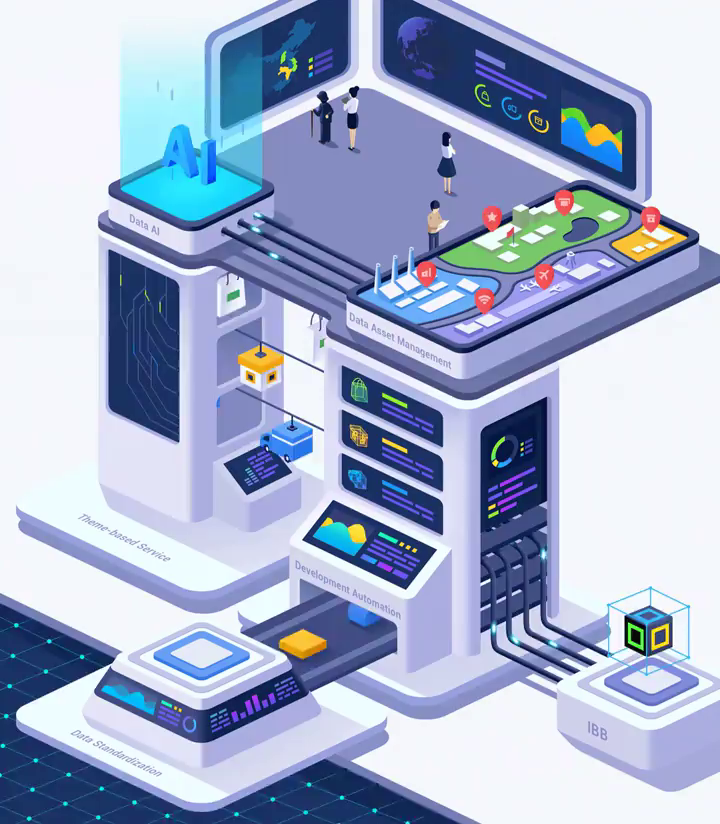
#> input picture frame 0 of frontend/public/hero-loop.mp4, 720 x 824 px
$ python extract_frames.py
#> lines starting #> are read from the running program, lines starting #| are printed output that depends on the picture
"""从 hero-loop.mp4 按时间百分比抽帧，用于确认标签位置与是否随动画移动。"""
import sys

sys.path.append(r"c:\users\administrator\appdata\roaming\python\python312\site-packages")

import cv2  # noqa: E402

VIDEO = r"C:\Users\Administrator\Desktop\selfProject\Super Agent\frontend\public\hero-loop.mp4"
OUT_DIR = r"C:\Users\Administrator\Desktop\selfProject\Super Agent\.scratch\hero-video\frames"

import os  # noqa: E402

os.makedirs(OUT_DIR, exist_ok=True)

cap = cv2.VideoCapture(VIDEO)
fps = cap.get(cv2.CAP_PROP_FPS)
frames = int(cap.get(cv2.CAP_PROP_FRAME_COUNT))
w = int(cap.get(cv2.CAP_PROP_FRAME_WIDTH))
h = int(cap.get(cv2.CAP_PROP_FRAME_HEIGHT))
print(f"fps={fps:.2f} frames={frames} duration={frames / fps:.2f}s size={w}x{h}")

for pct in (0, 25, 50, 75, 99):
    idx = min(int(frames * pct / 100), frames - 1)
    cap.set(cv2.CAP_PROP_POS_FRAMES, idx)
    ok, img = cap.read()
    if ok:
        path = os.path.join(OUT_DIR, f"frame_{pct:02d}.png")
        cv2.imwrite(path, img)
        print("saved", path)
#> this loop made 5 passes
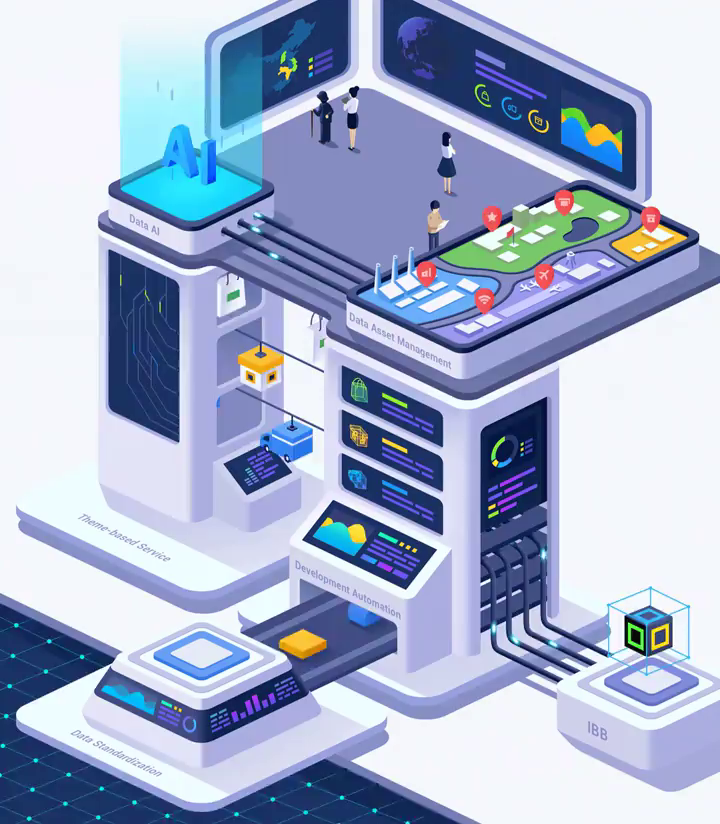
#> input picture frame 0 of frontend/public/hero-loop.mp4, 720 x 824 px
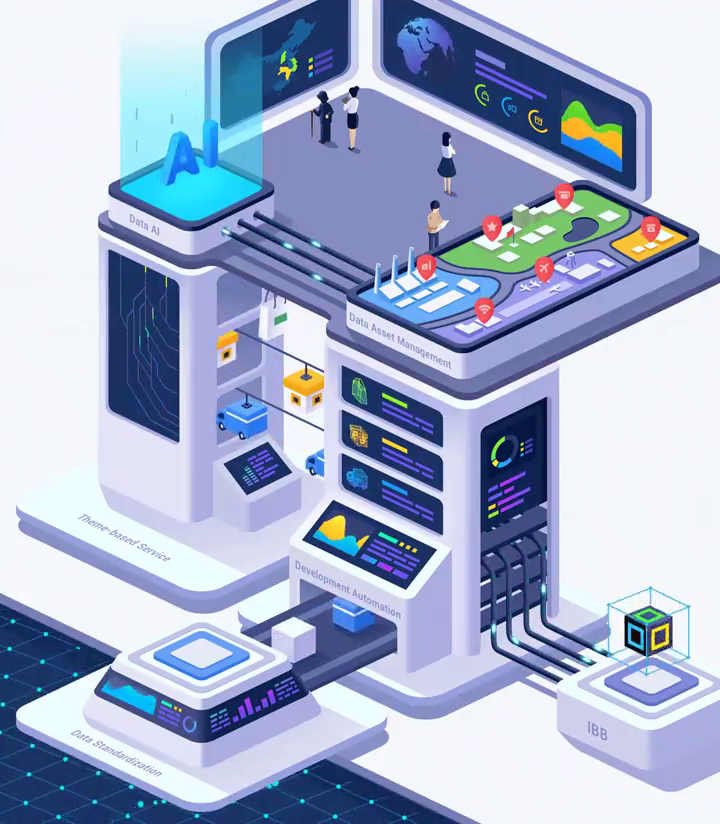
#> input picture frame 25 of frontend/public/hero-loop.mp4, 720 x 824 px
#> pass 3, `ok, img = cap.read()`:
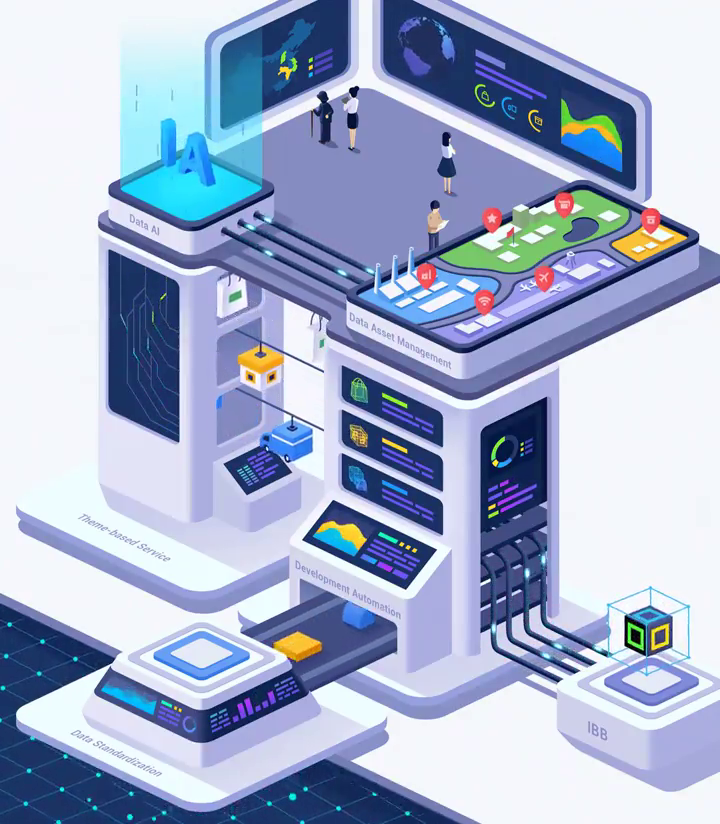
#> img: shape (824, 720, 3); mean B, G, R 204.8, 177.2, 164.6
cap.release()

$ run again, starting later in the video
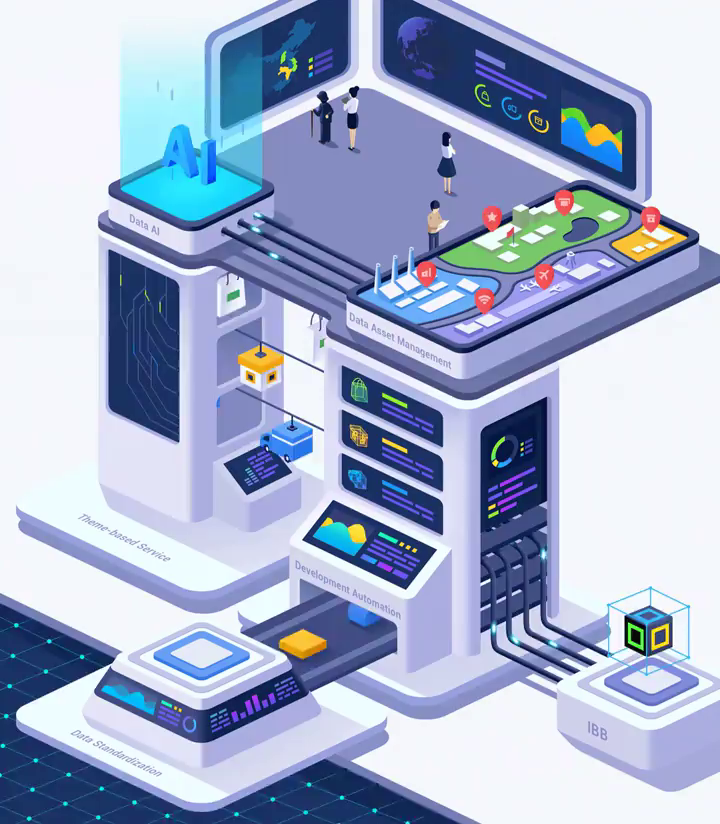
#> input picture frame 0 of frontend/public/hero-loop.mp4, 720 x 824 px
#> the loop `for pct in (0, 25, 50, 75, 99):` made 5 passes
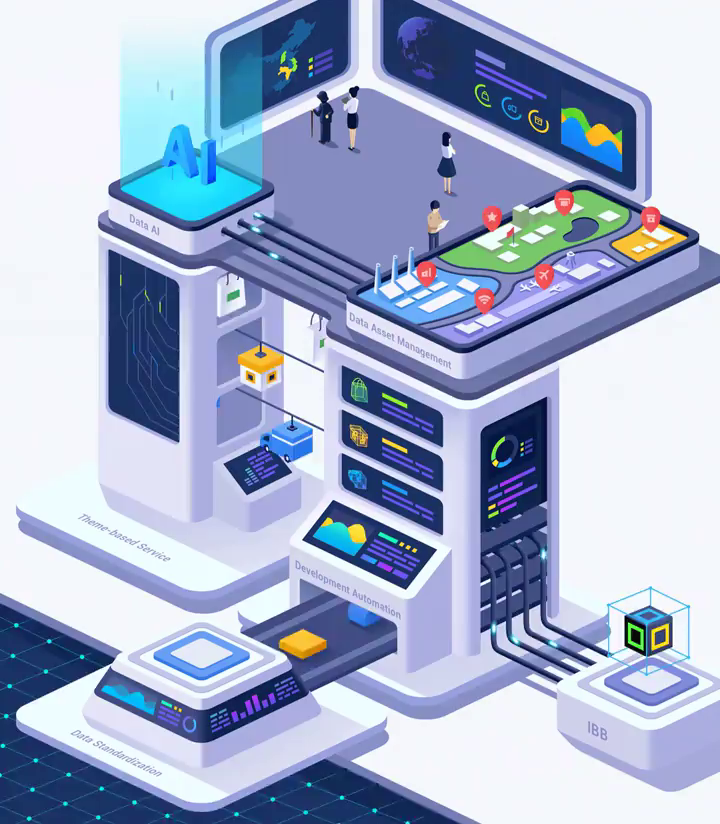
#> input picture frame 0 of frontend/public/hero-loop.mp4, 720 x 824 px
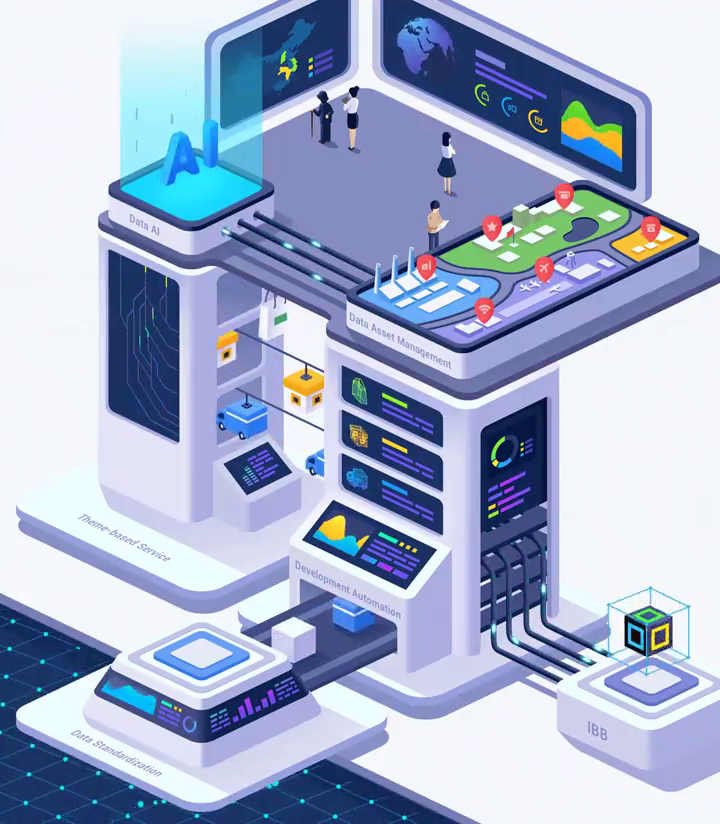
#> input picture frame 25 of frontend/public/hero-loop.mp4, 720 x 824 px

$ run again, starting later in the video
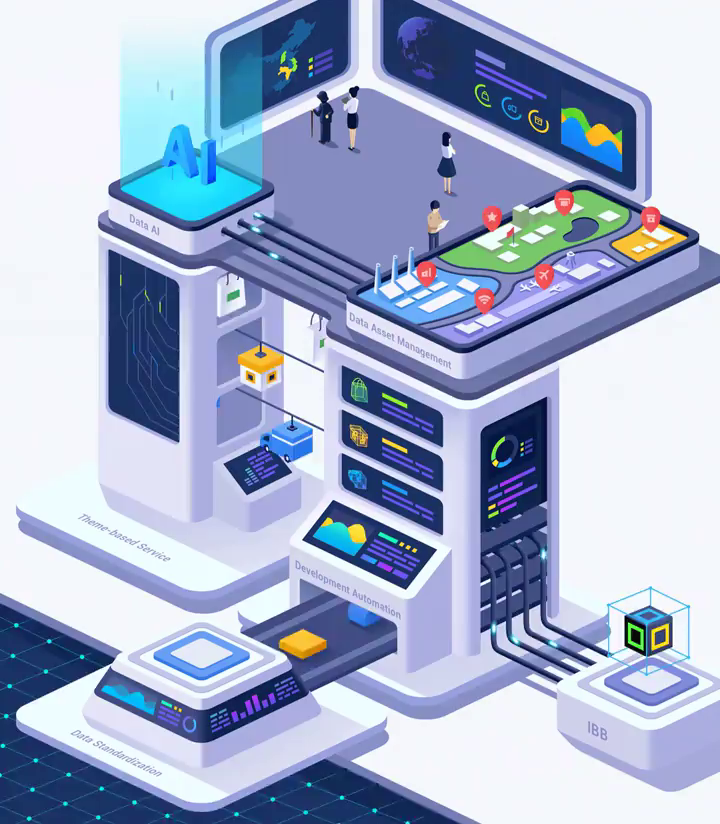
#> input picture frame 0 of frontend/public/hero-loop.mp4, 720 x 824 px
#> the loop `for pct in (0, 25, 50, 75, 99):` made 5 passes
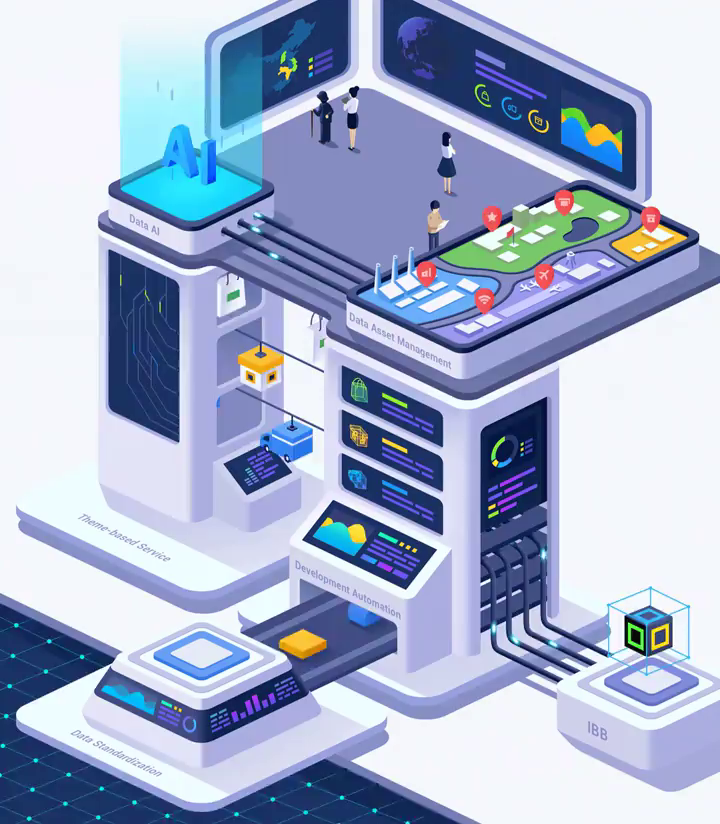
#> input picture frame 0 of frontend/public/hero-loop.mp4, 720 x 824 px
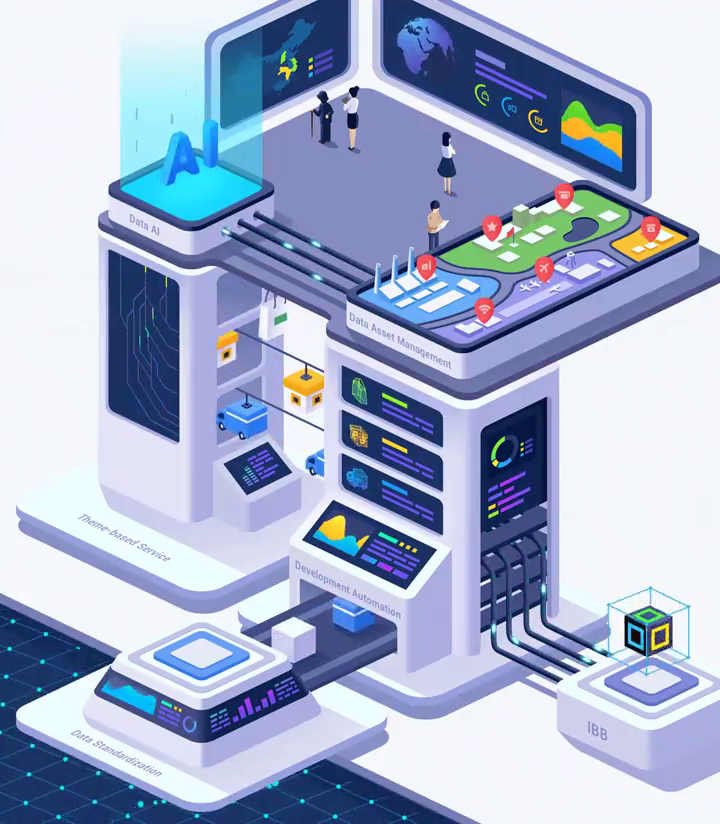
#> input picture frame 25 of frontend/public/hero-loop.mp4, 720 x 824 px
